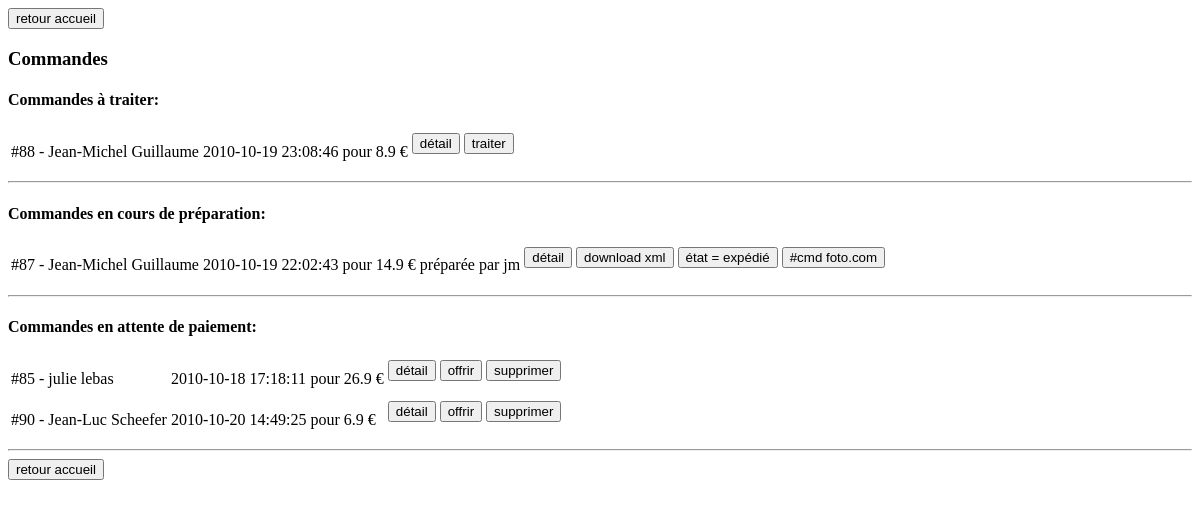
/administration/commande.php, run on an earlier commit of the app's database.
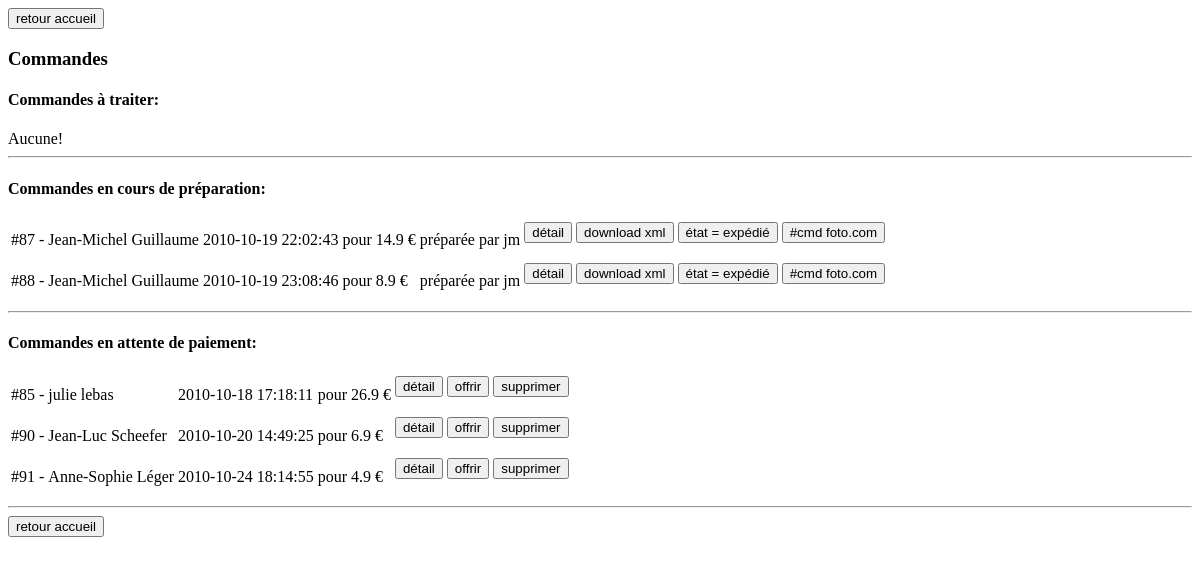
And on a later commit of the database.
### tables this page shows
CREATE TABLE IF NOT EXISTS `Commande` (
  `commandeID` int(10) unsigned NOT NULL auto_increment,
  `date` datetime NOT NULL,
  `datePaiement` datetime default NULL,
  `id_utilisateur` mediumint(8) unsigned NOT NULL,
  `id_album` int(10) unsigned default NULL,
  `etat` smallint(5) unsigned NOT NULL default '0',
  `preparateur` varchar(20) NOT NULL default '',
  `fdp` float NOT NULL default '0',
  `numero` varchar(15) NOT NULL default '',
  `commandeFoto` varchar(50) NOT NULL default '',
  PRIMARY KEY  (`commandeID`),
  KEY `fk_commande_utilisateur` (`id_utilisateur`),
  KEY `id_album` (`id_album`)
);

CREATE TABLE IF NOT EXISTS `AdresseCommande` (
  `adresseCommandeID` mediumint(8) unsigned NOT NULL auto_increment,
  `nom` varchar(30) NOT NULL default '',
  `prenom` varchar(30) NOT NULL default '',
  `nomRue` varchar(50) NOT NULL default '',
  `complement` varchar(50) NOT NULL default '',
  `ville` varchar(50) NOT NULL default '',
  `codePostal` varchar(5) NOT NULL default '',
  `id_commande` int(10) unsigned NOT NULL,
  PRIMARY KEY  (`adresseCommandeID`),
  KEY `fk_adresseCommande_commande` (`id_commande`)
);

### classes/modele/Commande.class.php (called while the page is built, shortened)
<?php
$dir_commande_class_php = dirname(__FILE__);
include_once $dir_commande_class_php . "/modele_dao/CommandeDAO.class.php";
class Commande{
	public static function getCommandeEtPhotosDepuisEtat($etat){
		$dir_commande_class_php = dirname(__FILE__);
		$dao = new CommandeDAO();
		return $dao->getCommandeEtPhotosDepuisEtat($etat);
	}
}
?>

### classes/modele/modele_dao/CommandeDAO.class.php (called while the page is built, shortened)
<?php
$dir_commandedao_class_php = dirname(__FILE__);
include_once $dir_commandedao_class_php . "/daophp5/DAO.class.php";
include_once $dir_commandedao_class_php . "/CommandePhotoDAO.class.php";
include_once $dir_commandedao_class_php . "/../Commande.class.php";
class CommandeDAO extends DAO{
	public function __construct() {
		$dsn = DBTYPE."://".DBUSER.":".DBPWD."@".DBHOST."/".DBPHOTOMENTIEL;
	}
	public function getCommandeEtPhotosDepuisEtat($etat){
		$query = "select * from Commande as c left join CommandePhoto as cp on cp.id_commande = c.commandeID left join AdresseCommande as a on a.id_commande = c.commandeID where c.etat = " .
		mysql_real_escape_string($etat);
		$tmp = $this->retrieve($query);
		if($tmp->getNumRows() > 0) {
			$result = array();
			$currentCommande = NULL;
			$daoCP = new CommandePhotoDAO();
			foreach($tmp as $row){
				$commande = $this->buildCommandeFromRow($row);
				$photo = $daoCP->buildCommandePhotoFromRow($row);
				if(!isset($currentCommande) || $currentCommande->getCommandeID() != $commande->getCommandeID()){
					$currentCommande = $commande;
					$result[] = $currentCommande;
				}
				$currentCommande->addCommandePhoto($photo);
			}
			return $result;
		}else{
			return false;
		}
	}
	public function buildCommandeFromRow($row){
		$dir_commandedao_class_php = dirname(__FILE__);
		include_once $dir_commandedao_class_php . "/AdresseCommandeDAO.class.php";
		include_once $dir_commandedao_class_php . "/../AdresseCommande.class.php";
		$adao = new AdresseCommandeDAO();
		$adresse = $adao->buildAdresseCommandeFromRow($row);
		$id = $row->offsetGet("commandeID");
		$date = htmlspecialchars($row->offsetGet("date"));
		$dp = htmlspecialchars($row->offsetGet("datePaiement"));
		$idUtilisateur = $row->offsetGet("id_utilisateur");
		$s = $row->offsetGet("etat");
		$fdp = $row->offsetGet("fdp");
		$numero = $row->offsetGet("numero");
		$id_album = $row->offsetGet("id_album");
		$prep = htmlspecialchars($row->offsetGet("preparateur"));
		$cfoto = htmlspecialchars($row->offsetGet("commandeFoto"));
		$result = new Commande();
		$result->setAdresse($adresse);
		$result->setFDP($fdp);
		$result->setCommandeID($id);
		$result->setDate($date);
		$result->setDatePaiement($dp);
		$result->setNumero($numero);
		$result->setID_Utilisateur($idUtilisateur);
		$result->setEtat($s);
		$result->setID_Album($id_album);
		$result->setPreparateur($prep);
		$result->setCommandeFoto($cfoto);
		return $result;
	}
}
?>

### classes/modele/modele_dao/daophp5/ConnectionCache.class.php (called while the page is built, shortened)
<?php
 class ConnectionCache {
	private $cache;
	private static $instance = null;
	private function __construct() {
		$this->cache = new ArrayObject();
	}
	public static function getInstance() {
		if(self::$instance == null) {
			self::$instance = new connectionCache();
		}
		return self::$instance;
	}
	public function setEntry($key, $conn) {
		$this->cache->offsetSet(md5($key), $conn);
	}
	public function isEntry($key) {
		$i = $this->cache->getIterator();
		return false;
	}
}
?>

### classes/modele/modele_dao/daophp5/ConnectionFactory.class.php (called while the page is built, shortened)
<?php
require_once("ConnectionCache.class.php");
class ConnectionFactory {
	public static function makeConnection($connStr) {
		$cache = connectionCache::getInstance();
		if($cache->isEntry($connStr)) {
			return $cache->getEntry($connStr);
		} else {
			$pattern = "/^([a-zA-Z]+):\/\/([a-zA-Z0-9]+):([a-zA-Z0-9_-]+)@([-.a-zA-Z0-9]+|[0-9]{1,3}\.[0-9]{1,3}\.[0-9]{1,3}\.[0-9]{1,3})\/([a-zA-Z0-9_]+)$/";
			if(!preg_match($pattern, $connStr, $matches)) {
				throw new ConnFactoryException('Connection string: '.$connStr.' not in correct format (dbtype://user:pass@host/dbname))');
			}
			list($match, $dbtype, $user, $pass, $host, $db) = $matches;
			switch(strtolower($dbtype)) {
				case "mysql":
					require_once("DataAccessMysql.class.php");
					$da = new DataAccessMysql($host, $user, $pass, $db);
					return $da;
					break;
			}
		}
	}
}
?>

### classes/modele/modele_dao/daophp5/DataAccessMysql.class.php (called while the page is built, shortened)
<?php
require_once("DataResultMysql.class.php");
require_once("ConnectionCache.class.php");
class DataAccessMysql implements DataAccess {
	protected $conn;
	public function connect($host, $user, $pass, $db) {
		if(!$this->conn = @mysql_connect($host, $user, $pass)) {
			$this->error = new DataAccessError("CONNECT", mysql_errno(), mysql_error());
			throw new DAOException('Could not connect to database, reason: '.$this->error->getErrorStr());
		}
		return true;
	}
	public function query($sql) {
		if(!$result = @mysql_query($sql, $this->conn)) {
			$this->error = new DataAccessError("QUERY", mysql_errno(), mysql_error());
			throw new DAOException('Could not execute query, reason: '.$this->error->getErrorStr());
		}
		return new DataResultMysql($result);
	}
}
?>

### classes/modele/modele_dao/daophp5/DAO.class.php (called while the page is built, shortened)
<?php
require_once("DataResult.class.php");
require_once("ConnectionFactory.class.php");
abstract class DAO {
	protected $da;
	public function __construct($connStr) {
		$this->da = ConnectionFactory::makeConnection($connStr);
	}
	public function retrieve($sql) {
		return $this->da->query($sql);
	}
}
?>

### classes/modele/modele_dao/daophp5/DataResultMysql.class.php (called while the page is built, shortened)
<?php
class DataResultMysql extends DataResult {
	private $format;
	public function __construct($result) {
		$this->result = $result;
		$this->format = self::DATA_RESULT_FORMAT_ASSOC;
	}
	protected function getRow() {
		if($row = mysql_fetch_array($this->result, $this->format)) {
			return new ArrayObject($row);
		}
		return false;
	}
	protected function dataSeek($row_num = 0) {
		return mysql_data_seek($this->result, $row_num);
	}
	public function getNumRows() {
		return mysql_num_rows($this->result);
	}
}
?>

### classes/modele/modele_dao/CommandePhotoDAO.class.php (called while the page is built, shortened)
<?php
$dir_commandephotodao_class_php = dirname(__FILE__);
include_once $dir_commandephotodao_class_php . "/daophp5/DAO.class.php";
class CommandePhotoDAO extends DAO{
	public function __construct() {
		$dsn = DBTYPE."://".DBUSER.":".DBPWD."@".DBHOST."/".DBPHOTOMENTIEL;
	}
	public function buildCommandePhotoFromRow($row){
		$id = $row->offsetGet("commandePhotoID");
		$photo = htmlspecialchars($row->offsetGet("photo"));
		$nb = htmlspecialchars($row->offsetGet("nombre"));
		$id_taille = $row->offsetGet("id_taillePapier");
		$id_type = $row->offsetGet("id_typePapier");
		$id_couleur = $row->offsetGet("id_couleur");
		$id_album = $row->offsetGet("id_album");
		$id_commande = $row->offsetGet("id_commande");
		$prix = $row->offsetGet("prix");
		$result = new CommandePhoto();
		$result->setID_Commande($id_commande);
		$result->setID_Album($id_album);
		$result->setID_Couleur($id_couleur);
		$result->setID_TypePapier($id_type);
		$result->setID_TaillePapier($id_taille);
		$result->setNombre($nb);
		$result->setPhoto($photo);
		$result->setCommandePhotoID($id);
		$result->setPrix($prix);
		return $result;
	}
}

### classes/modele/modele_dao/daophp5/DataResult.class.php (called while the page is built, shortened)
<?php
abstract class DataResult implements Iterator {
	protected $currentRow;
	protected $valid;
	 public function valid() {
		return $this->valid;
	}
	 public function current() {
		return $this->currentRow;
	}
	public function rewind() {
		if($this->dataSeek(0) !== false) {
        	return true;
		}
		return false;
	}
	public function next() {
		if(($this->currentRow = $this->getRow()) !== false) {
			$this->valid = true;
			return true;
		}
		$this->valid = false;
		return false;
	}
}
?>

### classes/modele/modele_dao/AdresseCommandeDAO.class.php (called while the page is built, shortened)
<?php
$dir_adressecommandedao_class_php = dirname(__FILE__);
include_once $dir_adressecommandedao_class_php . "/daophp5/DAO.class.php";
class AdresseCommandeDAO extends DAO{
	public function __construct() {
		$dsn = DBTYPE."://".DBUSER.":".DBPWD."@".DBHOST."/".DBPHOTOMENTIEL;
	}
	public function buildAdresseCommandeFromRow($row){
		$id = $row->offsetGet("adresseCommandeID");
		$nom = htmlspecialchars($row->offsetGet("nom"));
		$prenom = htmlspecialchars($row->offsetGet("prenom"));
		$nomRue = htmlspecialchars($row->offsetGet("nomRue"));
		$cmp = htmlspecialchars($row->offsetGet("complement"));
		$ville = htmlspecialchars($row->offsetGet("ville"));
		$cp = htmlspecialchars($row->offsetGet("codePostal"));
		$idu = $row->offsetGet("id_commande");
		$result = new AdresseCommande();
		$result->setAdresseCommandeID($id);
		$result->setNom($nom);
		$result->setPrenom($prenom);
		$result->setNomRue($nomRue);
		$result->setComplement($cmp);
		$result->setVille($ville);
		$result->setCodePostal($cp);
		$result->setID_Commande($idu);
		return $result;
	}
}
?>

### classes/modele/AdresseCommande.class.php (called while the page is built, shortened)
<?php
$dir_adressecommande_class_php = dirname(__FILE__);
include_once $dir_adressecommande_class_php . "/modele_dao/AdresseCommandeDAO.class.php";
?>

### administration/commande.php (the view, shortened to what this page needs)
<?php
$dir_administration_commande_php = dirname(__FILE__);
include_once $dir_administration_commande_php . "/../classes/modele/Commande.class.php";
include $dir_administration_commande_php . "/header.php";
?>
<form method="post" action="index.php">
	<input type="submit" value="retour accueil"/>
</form>
<h3>Commandes</h3>
<span><h4>Commandes à traiter:</h4>
<?php
$commandes = Commande::getCommandeEtPhotosDepuisEtat(1);
if($commandes){
	echo '	<table>';
	foreach($commandes as $commande){
		$prix = $commande->getFDP();
		$commandesPhoto = $commande->getCommandesPhoto();
		if(isset($commandesPhoto) && !empty($commandesPhoto)){
			foreach($commandesPhoto as $commandePhoto){
				$prix += $commandePhoto->getPrix();
			}
		}
		echo '<tr><td>#' . $commande->getCommandeID() . ' - </td><td> ' . $commande->getAdresse()->getPrenom() . " " . $commande->getAdresse()->getNom() . "</td><td>" . $commande->getDate() . "</td><td> pour " . $prix . ' &#x20AC; </td><td><form action="dispatcher.php" method="post" target="_blank"><input type="hidden" name="action" value="detail_commande"/><input type="hidden" name="id" value="' . $commande->getCommandeID() . '"/><input type="submit" value="détail"/></form></td><td><form action="dispatcher.php" method="post"><input type="hidden" name="action" value="traiter_commande"/><input type="hidden" name="id" value="' . $commande->getCommandeID() . '"/><input type="submit" value="traiter"/></form></td></tr>' . "\n";
	}
	echo '	</table>';
?>
<?php
}else{
?>
Aucune!<br/>
<?php
}
?>
</span>
<hr/>
<span><h4>Commandes en cours de préparation:</h4>
<?php
$commandes = Commande::getCommandeEtPhotosDepuisEtat(2);
if($commandes){
	echo '	<table>';
	foreach($commandes as $commande){
		$prix = $commande->getFDP();
		$commandesPhoto = $commande->getCommandesPhoto();
		if(isset($commandesPhoto) && !empty($commandesPhoto)){
			foreach($commandesPhoto as $commandePhoto){
				$prix += $commandePhoto->getPrix();
			}
		}
		echo '<tr><td>#' . $commande->getCommandeID() . ' - </td><td> ' . $commande->getAdresse()->getPrenom() . " " . $commande->getAdresse()->getNom() . "</td><td>" . $commande->getDate() . "</td><td> pour " . $prix . ' &#x20AC; </td><td>préparée par ' . $commande->getPreparateur() . '</td><td><form action="dispatcher.php" method="post" target="_blank"><input type="hidden" name="action" value="detail_commande"/><input type="hidden" name="id" value="' . $commande->getCommandeID() . '"/><input type="submit" value="détail"/></form></td><td><form action="dispatcher.php" method="post" target="_blank"><input type="hidden" name="action" value="download_commande_xml"/><input type="hidden" name="id" value="' . $commande->getCommandeID() . '"/><input type="submit" value="download xml"/></form></td><td><form action="dispatcher.php" method="post"><input type="hidden" name="action" value="commande_expediee"/><input type="hidden" name="id" value="' . $commande->getCommandeID() . '"/><input type="submit"  onclick="return confirm(\'Vous êtes sur le point de changer un état de commande.\nContinuer?\');"  value="état = expédié"/></form></td><td><form action="dispatcher.php" method="post"><input type="hidden" name="action" value="set_commande_foto"/><input type="hidden" name="number" value=""/><input type="hidden" name="id" value="' . $commande->getCommandeID() . '"/><input type="submit"  onclick="this.form.number.value = prompt(\'Commande foto.com associee:\', \'numero de commande foto.com\');"  value="#cmd foto.com"/></form></td></tr>' . "\n";
	}
	echo '	</table>';
?>
<?php
}else{
?>
Aucune!<br/>
<?php
}
?>
</span>
<hr/>
<span><h4>Commandes en attente de paiement:</h4>
<?php
$commandes = Commande::getCommandeEtPhotosDepuisEtat(0);
if($commandes){
	echo '	<table>';
	foreach($commandes as $commande){
		$prix = $commande->getFDP();
		$commandesPhoto = $commande->getCommandesPhoto();
		if(isset($commandesPhoto) && !empty($commandesPhoto)){
			foreach($commandesPhoto as $commandePhoto){
				$prix += $commandePhoto->getPrix();
			}
		}
		echo '<tr><td>#' . $commande->getCommandeID() . ' - </td><td> ' . $commande->getAdresse()->getPrenom() . " " . $commande->getAdresse()->getNom() . "</td><td>" . $commande->getDate() . "</td><td> pour " . $prix . ' &#x20AC; </td><td><form action="dispatcher.php" method="post" target="_blank"><input type="hidden" name="action" value="detail_commande"/><input type="hidden" name="id" value="' . $commande->getCommandeID() . '"/><input type="submit" value="détail"/></form></td><td><form action="dispatcher.php" method="post"><input type="hidden" name="action" value="offrir_commande"/><input type="hidden" name="id" value="' . $commande->getCommandeID() . '"/><input onclick="return confirm(\'Vous êtes sur le point d\'offrir une commande.\nContinuer?\');"  type="submit" value="offrir"/></form></td><td><form action="dispatcher.php" method="post"><input type="hidden" name="action" value="supprimer_commande"/><input type="hidden" name="id" value="' . $commande->getCommandeID() . '"/><input onclick="return confirm(\'Vous êtes sur le point de supprimer une commande.\nContinuer?\');"  type="submit" value="supprimer"/></form></td></tr>' . "\n";
	}
	echo '	</table>';
?>
<?php
}else{
?>
Aucune!<br/>
<?php
}
?>
</span>
<hr/>
<form method="post" action="index.php">
	<input type="submit" value="retour accueil"/>
</form>
<?php
include $dir_administration_commande_php . "/footer.php";
?>

### administration/header.php (shortened to what this page needs)
<html xmlns="http://www.w3.org/1999/xhtml" lang="fr_FR" xml:lang="fr_FR">
 <head>
</head>
<body>

What changed in the data, as far as the page shows it:
added commande: CommandeID "91", adressecommande.prenom "Anne-Sophie", adressecommande.nom "Léger", date "2010-10-24 18:14:55", prix "4.9"
Also different on the page:
text now shown: "Aucune!"
new list line: "# 88 - Jean-Michel Guillaume 2010-10-19 23:08:46 pour 8.9 € préparée par jm détail download xml état = expédié #cmd foto.com"
list line gone: "# 88 - Jean-Michel Guillaume 2010-10-19 23:08:46 pour 8.9 € détail traiter"
